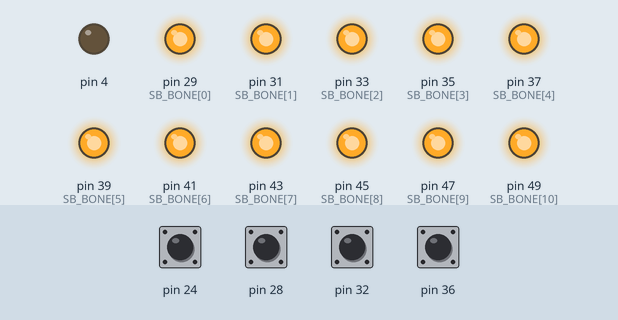
Recording of a sketch running on a simulated Arduino Mega 2560, built with avr-gcc and run on an emulated ATmega2560. Shown: output pins drawn as LEDs (lit = HIGH). Dashed ring = blinking. The inputs (shaded band) are chosen by the test bench; at power-on: pin 24, pin 28, pin 32, pin 36 HIGH. Pins used as bus, display or sensor lines are not drawn.

Above: at 1.5 s.
1.6 s: pin 24 pulled LOW for 1.65 s
At 3.9 s:
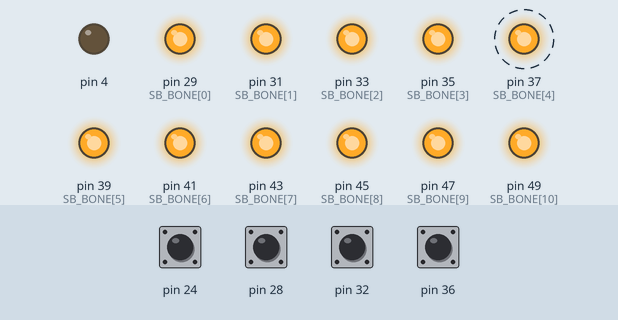
5.1 s: pin 28 pulled LOW for 1.65 s
At 5.84 s:
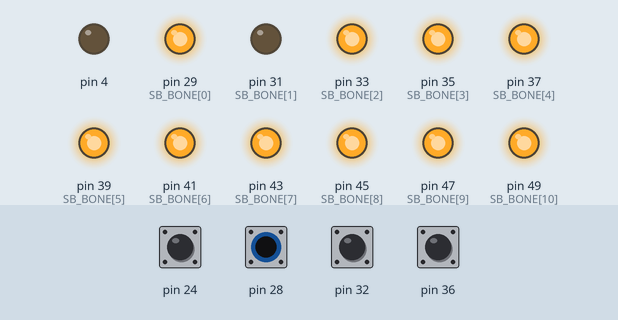
8.6 s: pin 32 pulled LOW for 1.65 s
At 9.84 s:
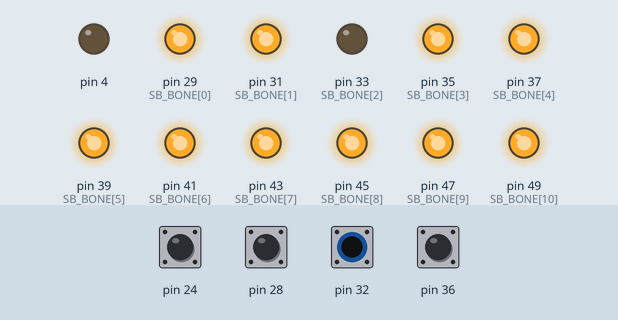
12.1 s: pin 36 pulled LOW for 1.65 s
At 12.49 s:
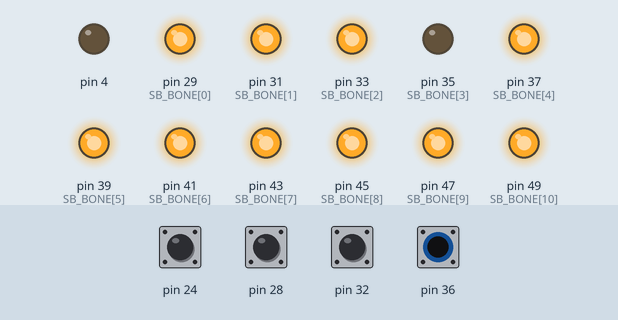
Timing chart, 0 to 16.6 s (numbered marks = the images above; inputs shaded):
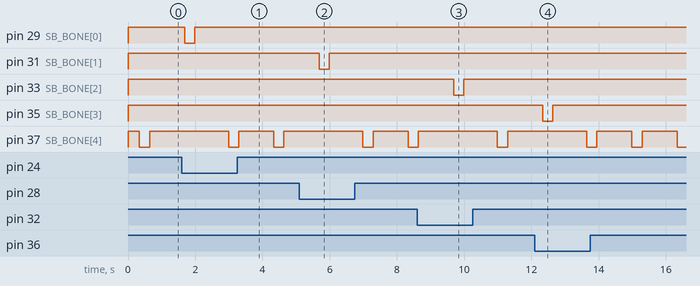

Measured:
- after the input at 1.6 s, pin 29 (SB_BONE[0]): HIGH → LOW after 0.09 s, → HIGH 0.30 s later
- after the input at 5.1 s, pin 31 (SB_BONE[1]): HIGH → LOW after 0.59 s, → HIGH 0.30 s later
- after the input at 8.6 s, pin 33 (SB_BONE[2]): HIGH → LOW after 1.1 s, → HIGH 0.30 s later
- after the input at 12.1 s, pin 35 (SB_BONE[3]): HIGH → LOW after 0.24 s, → HIGH 0.30 s later
- by itself, pin 37 (SB_BONE[4]): alternates HIGH for 1.1 s and LOW for 0.30 s

The sketch:

captouch-triggering-sounds.ino
```cpp
#include <CapacitiveSensor.h>

// Capacitive buttons
const int numberOfCapButtons = 4;
CapacitiveSensor   CT0 = CapacitiveSensor(22,24);
CapacitiveSensor   CT1 = CapacitiveSensor(26,28);
CapacitiveSensor   CT2 = CapacitiveSensor(30,32);
CapacitiveSensor   CT3 = CapacitiveSensor(34,36);
long rawButtInput[numberOfCapButtons];

// Sound board
int SB_BONE[] = {29,31,33,35,37,39,41,43,45,47,49};
int SB_BONE_RST = 27;

void setup() {
   Serial.begin(9600);

   // CAP BUTTONS
   // ground plane to help capacitive buttons stability
   pinMode(4, OUTPUT);
   digitalWrite(4, LOW);


   // SOUND OUTPUT
   // set all soundboard pins as outputs
   pinMode(SB_BONE_RST, OUTPUT);
   for (int x=0; x<11; x++) {
     pinMode(SB_BONE[x], OUTPUT);
     digitalWrite(SB_BONE[x], HIGH);
   }
   soundTriggerReset();
}

void loop() {

    // read capcaitive touch buttons
    rawButtInput[0] =  CT0.capacitiveSensor(100);
    rawButtInput[1] =  CT1.capacitiveSensor(100);
    rawButtInput[2] =  CT2.capacitiveSensor(100);
    rawButtInput[3] =  CT3.capacitiveSensor(100);

    for (int button = 0; button <= numberOfCapButtons; button++) {
      if (rawButtInput[button] > 1400) {
        soundTrigger(button);
        // debounceButton(button);
      }
    }

    delay(10);        // arbitrary delay to limit data to serial port
}
void debounceButton(int button) {

    Serial.print("button: ");
    Serial.println(button);
    delay(1000);
}

void soundTrigger(int soundNumber) {
    // turn off last pin and trigger passed sound
    digitalWrite(SB_BONE[soundNumber], LOW);
    delay(300);
    digitalWrite(SB_BONE[soundNumber], HIGH);
    delay(1000); // for debouncing
}

void soundTriggerReset() {
    // turn off last pin and trigger RESET pin
    digitalWrite(SB_BONE_RST, LOW);
    delay(300);
    digitalWrite(SB_BONE_RST, HIGH);
}
```
